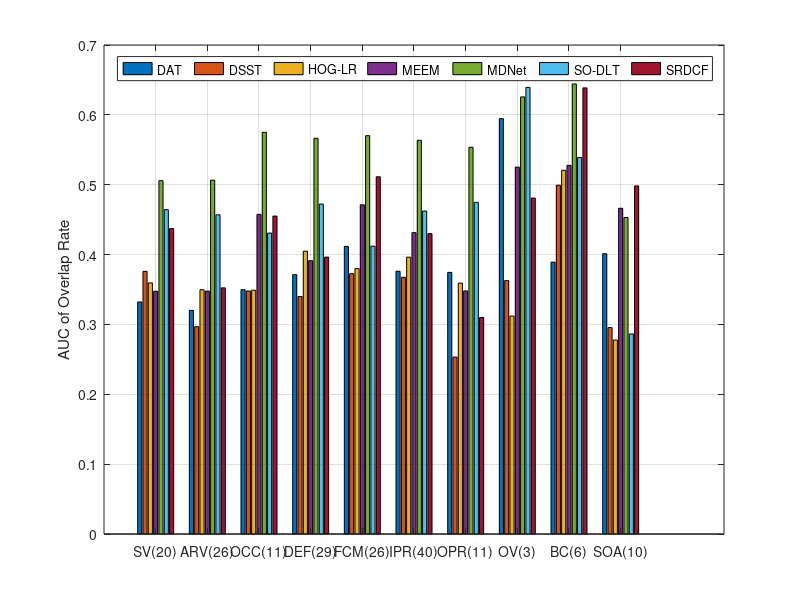

Source code (MATLAB): (Note: this script raises an error after producing the figure.)
%% order of the data
%% DAT DSST HOG-LR MEEm MDNet SO-DLT SRDCF
%% precison plot auc
% y = [
% 0.4938	0.4996	0.4533	0.4413	0.6043	0.5933	0.5155	
% 0.4374	0.2904	0.4381	0.4327	0.6567	0.5719	0.3862	
% 0.6038	0.5648	0.5857	0.7719	0.9265	0.6722	0.6214	
% 0.5528	0.4326	0.5743	0.5291	0.7694	0.6340	0.4925	
% 0.6374	0.5896	0.5579	0.7313	0.7877	0.5588	0.6871	
% 0.5457	0.4841	0.5460	0.5744	0.7504	0.5775	0.5212	
% 0.5845	0.3013	0.5438	0.4680	0.7828	0.6616	0.3572	
% 0.7918	0.4735	0.3352	0.6118	0.7558	0.7731	0.4864	
% 0.6317	0.8012	0.8607	0.8321	0.9729	0.8052	0.9381	
% 0.6852	0.4596	0.4225	0.7870	0.6346	0.4614	0.7150
% ];

%% success plot auc
y = [
0.3322	0.3759	0.3595	0.3475	0.5058	0.4643	0.4373	
0.3201	0.2968	0.3497	0.3477	0.5065	0.4569	0.3524	
0.3498	0.3479	0.3490	0.4575	0.5750	0.4308	0.4551	
0.3713	0.3400	0.4049	0.3913	0.5665	0.4723	0.3964	
0.4116	0.3727	0.3799	0.4713	0.5702	0.4120	0.5114	
0.3761	0.3675	0.3963	0.4314	0.5636	0.4624	0.4300	
0.3745	0.2533	0.3592	0.3480	0.5536	0.4747	0.3100	
0.5946	0.3628	0.3120	0.5252	0.6257	0.6393	0.4809	
0.3891	0.4993	0.5207	0.5277	0.6443	0.5390	0.6386	
0.4012	0.2955	0.2777	0.4663	0.4531	0.2864	0.4983	
];

h = figure;
b = bar(y);
grid on;
set(gca,'XTickLabel',{'SV(20)','ARV(26)','OCC(11)','DEF(29)','FCM(26)', 'IPR(40)','OPR(11)','OV(3)','BC(6)', 'SOA(10)'});
h1 = legend('DAT', 'DSST', 'HOG-LR', 'MEEM', 'MDNet', 'SO-DLT', 'SRDCF');
set(h1,'Orientation','horizon');
% ylabel('Precision@20 for CPE');
ylabel('AUC of Overlap Rate');

h = gca;
th=rotateticklabel(h, 35);